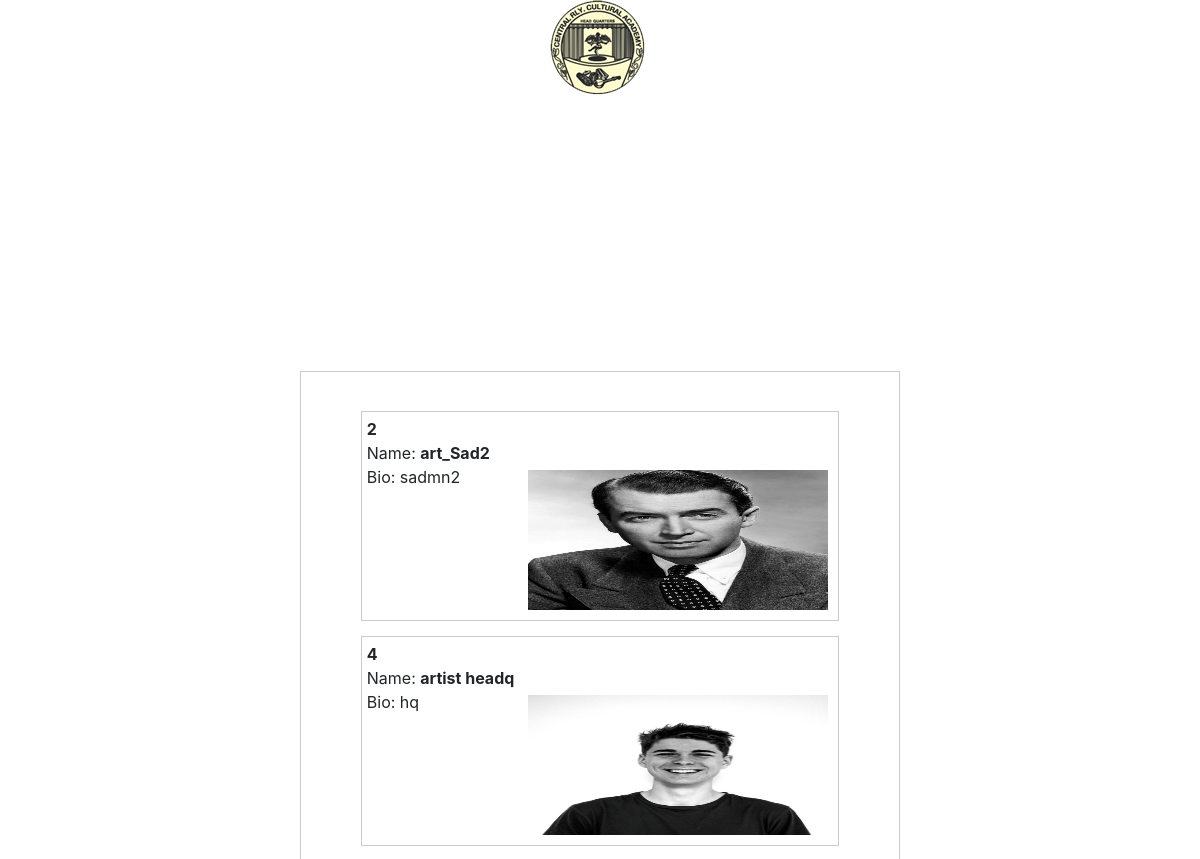
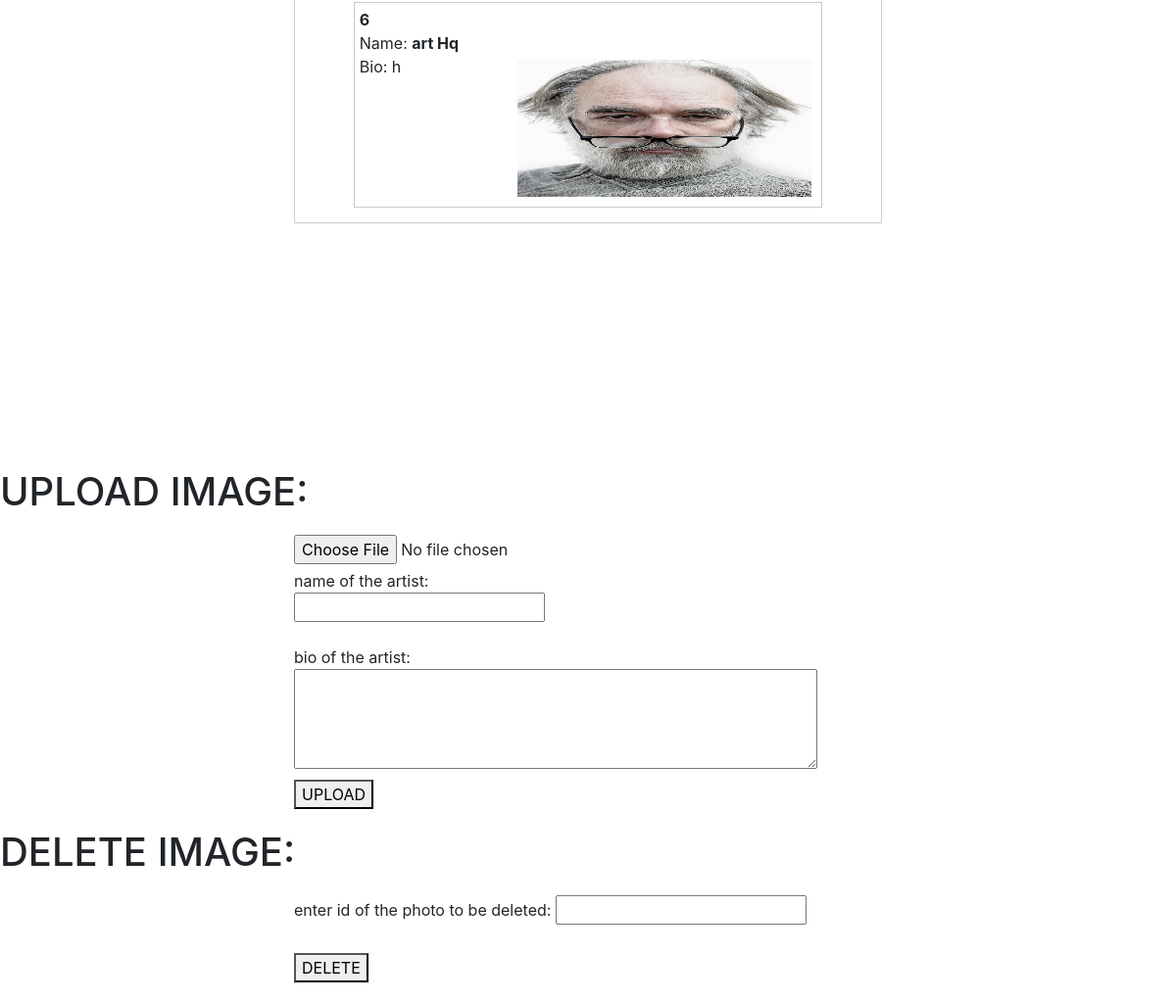
Screenshot of /src/admin_CRUD/artist_list/artist_list-parel.php (signed in) with the database file from the repository (2 pictures, top to bottom).
### tables this page shows
CREATE TABLE `artist_list` (
  `id` int(50) NOT NULL,
  `name` varchar(50) NOT NULL,
  `bio` varchar(5000) NOT NULL,
  `image` varchar(1000) NOT NULL,
  `uploaded_by` varchar(50) NOT NULL,
  `year` datetime NOT NULL DEFAULT CURRENT_TIMESTAMP,
  `division` varchar(50) NOT NULL
);

### src/admin_CRUD/artist_list/artist_list-parel.php (the view, shortened to what this page needs)
 <?php
  $db = mysqli_connect("localhost", "root", "", "organisation");
      $role = $_SESSION['user']['role'];
if($role == 'sadmin'){
  $result = mysqli_query($db, "SELECT * FROM artist_list WHERE uploaded_by IN ('sadmin', 'admin_pr')");
}else{
  $result = mysqli_query($db, "SELECT * FROM artist_list where uploaded_by = '$role'");
}
?>
<!DOCTYPE html>
<html>
<head>
    <link rel="stylesheet" href="https://stackpath.bootstrapcdn.com/bootstrap/4.1.0/css/bootstrap.min.css">
</head>
<body>
<div id="header">
  </div><br><div id="content"><br>
            <tbody>
  <?php
    while ($row = mysqli_fetch_array($result)) {
      echo "<div id='img_div'>";
        echo "<b>" .$row['id']."</b><br>";
        echo "Name: <b>" .$row['name']."</b><br>";
        echo "Bio: " .$row['bio']."";
      	echo "<img src='images/".$row['image']."' >";
      echo "</div>";
    }
  ?>
</tbody>
</div>
<div class="upload">
   <h1>UPLOAD IMAGE:</h1>
    <form method="POST" action="artist_list-parel.php" enctype="multipart/form-data">
    <div>
    <input type="file" name="image">
    </div>
    <div>
    name of the artist:<br><input type="text" name="name"><br><br>
    bio of the artist: <br><textarea rows="4" cols="50" name="bio"></textarea>
    </div>
    <div>
    <button type="submit" name="upload">UPLOAD</button>
    </div>
    </form>
</div>
<div class="delete">
   <h1>DELETE IMAGE:</h1>
    <form method="POST" action="artist_list-parel.php" enctype="multipart/form-data">
    <div>
enter id of the photo to be deleted: <input type="text" name="id" value="">
  <br><br>
   </div>
    <div>
    <button type="submit" name="delete">DELETE</button>
    </div>
    </form>
</div>
</body>
</html>

### src/admin_CRUD/artist_list/artist_list-parel.php (style rules this page uses)
#content { width: 50%; margin: 250px auto; border: 1px solid #cbcbcb; }
form { width: 50%; margin: 20px auto; }
form div { margin-top: 5px; }
#img_div { width: 80%; padding: 5px; margin: 15px auto; border: 1px solid #cbcbcb; }
#img_div:after { content: ""; display: block; clear: both; }
img { float: right; margin: 5px; width: 300px; height: 140px; }
#header { background:url(Capture.png) center no-repeat; height: 212px; height: 97px; padding: 5px 0 0 0px; text-align: right; color: #fff; font-size: 10px; }

### rows the page displays
artist_list: id "2", name "art_Sad2", bio "sadmn2", image (picture)
artist_list: id "4", name "artist headq", bio "hq", image (picture)
artist_list: id "6", name "art Hq", bio "h", image (picture)
